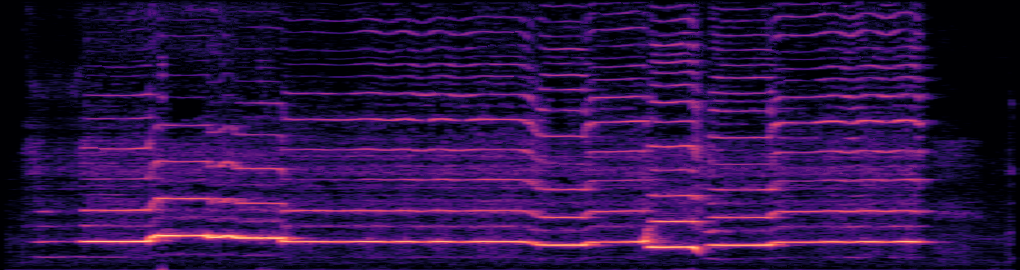
#> input picture carved.png, 1020 x 270 px
$ jupyter execute --allow-errors seamcarving2.ipynb
#> lines starting #> are read from the running program, lines starting #| are printed output that depends on the picture
# Alicja Misiuda 26.06.2024

[cell 1]
import librosa
import librosa.display
import numpy as np
import matplotlib.pyplot as plt
import soundfile as sf

First, it is necessary to create the spectrograms.

#> (a cell that did not finish here is left out)

[cell 3]
# Process signal with stft
def to_decibles(signal):
    # stft with abs value
    stft = np.abs(librosa.stft(signal))
    # Convert to dB
    D = librosa.amplitude_to_db(stft, ref = np.max) # Set reference value to the maximum value of stft.
    return D

# Function to plot the converted audio signal
def plot_spec(D, sr, instrument):
    fig, ax = plt.subplots(figsize = (30,10))
    spec = librosa.display.specshow(D, sr=sr, x_axis='time', y_axis='linear', ax=ax)
    ax.set(title = 'Spectrogram of ' + instrument)
    fig.colorbar(spec)

#> (a cell that did not finish here is left out)

#> (a cell that did not finish here is left out)

Creating a complex spectrogram and inversing with stft

[cell 6]
# MAGNITUDE AND PHASE (FASTER)
# Load audio file
file = 'flute.wav'
#> (the rest of this cell did not finish here and is left out)

[cell 7]
from PIL import Image
import numpy as np

# Open the PNG image
img = Image.open('carved.png')
#> img is the input picture: PIL image 1020x270 RGB; mean R, G, B 43.2, 14.8, 68.7

# Convert image data to grayscale and then to a 1-dimensional numpy array
img_gray = img.convert('L')
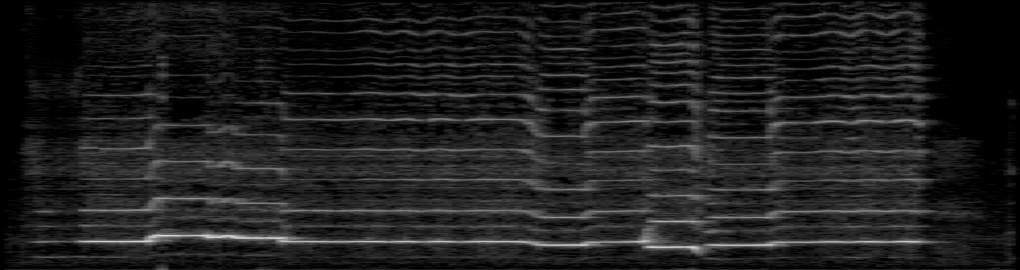
#> img_gray: PIL image 1020x270 L; min 0, max 219, mean 29.4
img_array = np.array(img_gray).flatten()

print(f"Shape of 1D array: {img_array.shape}")
#| Shape of 1D array: (275400,)
print(f"Example of pixel values: {img_array[:10]}")  # Print first 10 pixel values
#| Example of pixel values: [0 0 0 0 0 0 0 0 0 0]

# Assume you have already reconstructed magnitude and phase from img_array
# Example:
# Reconstruction of magnitude and phase should be implemented here
# For demonstration purposes, let's assume placeholders:
magnitude = np.abs(img_array)  # Replace with actual reconstruction process
phase = np.angle(img_array)    # Replace with actual reconstruction process

# Reconstruct complex spectrogram
complex_spectrogram = magnitude * np.exp(1j * phase)


# Reshape magnitude and phase to match the expected shape
n_fft = 2048  # Example: Replace with your actual FFT window size
T = magnitude.shape[0] // (n_fft // 2 + 1)
#> T = 268

#> (the rest of this cell did not finish here and is left out)
